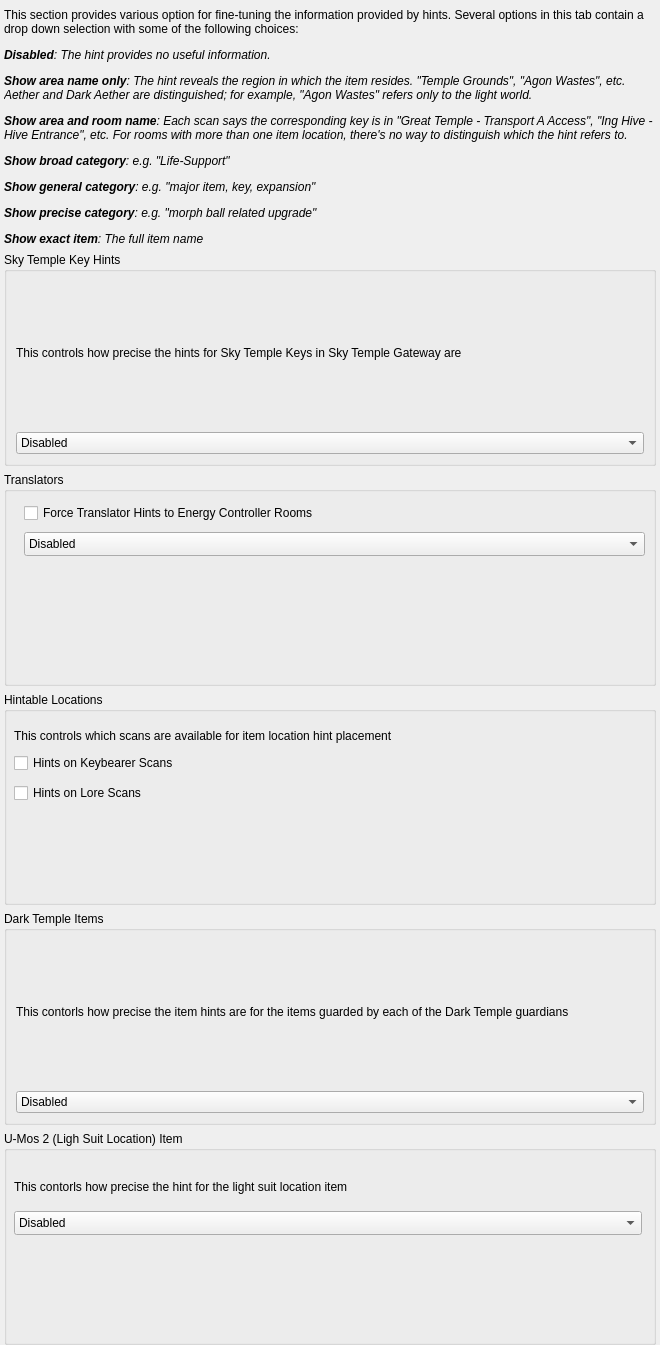
<?xml version="1.0" encoding="UTF-8"?>
<ui version="4.0">
 <class>PresetEchoesHints</class>
 <widget class="QMainWindow" name="PresetEchoesHints">
  <property name="geometry">
   <rect>
    <x>0</x>
    <y>0</y>
    <width>660</width>
    <height>1345</height>
   </rect>
  </property>
  <property name="windowTitle">
   <string>Hints</string>
  </property>
  <widget class="QWidget" name="centralWidget">
   <property name="maximumSize">
    <size>
     <width>16777215</width>
     <height>16777215</height>
    </size>
   </property>
   <layout class="QVBoxLayout" name="hint_layout">
    <property name="leftMargin">
     <number>4</number>
    </property>
    <property name="topMargin">
     <number>8</number>
    </property>
    <property name="rightMargin">
     <number>4</number>
    </property>
    <property name="bottomMargin">
     <number>0</number>
    </property>
    <item>
     <widget class="QLabel" name="hint_label">
      <property name="text">
       <string>&lt;html&gt;&lt;head/&gt;&lt;body&gt;&lt;p&gt;This section provides various option for fine-tuning the information provided by hints. Several options in this tab contain a drop down selection with some of the following choices:&lt;/p&gt;&lt;p&gt;&lt;span style=&quot; font-weight:600; font-style:italic;&quot;&gt;Disabled&lt;/span&gt;&lt;span style=&quot; font-style:italic;&quot;&gt;: The hint provides no useful information.&lt;/span&gt;&lt;/p&gt;&lt;p&gt;&lt;span style=&quot; font-weight:600; font-style:italic;&quot;&gt;Show area name only&lt;/span&gt;&lt;span style=&quot; font-style:italic;&quot;&gt;: The hint reveals the region in which the item resides. &amp;quot;Temple Grounds&amp;quot;, &amp;quot;Agon Wastes&amp;quot;, etc.&lt;br/&gt;Aether and Dark Aether are distinguished; for example, &amp;quot;Agon Wastes&amp;quot; refers only to the light world.&lt;/span&gt;&lt;/p&gt;&lt;p&gt;&lt;span style=&quot; font-weight:600; font-style:italic;&quot;&gt;Show area and room name&lt;/span&gt;&lt;span style=&quot; font-style:italic;&quot;&gt;: Each scan says the corresponding key is in &amp;quot;Great Temple - Transport A Access&amp;quot;, &amp;quot;Ing Hive - Hive Entrance&amp;quot;, etc. For rooms with more than one item location, there's no way to distinguish which the hint refers to.&lt;/span&gt;&lt;/p&gt;&lt;p&gt;&lt;span style=&quot; font-weight:700; font-style:italic;&quot;&gt;Show broad category&lt;/span&gt;&lt;span style=&quot; font-style:italic;&quot;&gt;: e.g. &amp;quot;Life-Support&amp;quot;&lt;/span&gt;&lt;/p&gt;&lt;p&gt;&lt;span style=&quot; font-weight:700; font-style:italic;&quot;&gt;Show general category&lt;/span&gt;&lt;span style=&quot; font-style:italic;&quot;&gt;: e.g. &amp;quot;major item, key, expansion&amp;quot;&lt;/span&gt;&lt;/p&gt;&lt;p&gt;&lt;span style=&quot; font-weight:700; font-style:italic;&quot;&gt;Show precise category&lt;/span&gt;&lt;span style=&quot; font-style:italic;&quot;&gt;: e.g. &amp;quot;morph ball related upgrade&amp;quot;&lt;/span&gt;&lt;/p&gt;&lt;p&gt;&lt;span style=&quot; font-weight:700; font-style:italic;&quot;&gt;Show exact item&lt;/span&gt;&lt;span style=&quot; font-style:italic;&quot;&gt;: The full item name&lt;/span&gt;&lt;/p&gt;&lt;/body&gt;&lt;/html&gt;</string>
      </property>
      <property name="wordWrap">
       <bool>true</bool>
      </property>
     </widget>
    </item>
    <item>
     <widget class="QGroupBox" name="stk_group">
      <property name="title">
       <string>Sky Temple Key Hints</string>
      </property>
      <layout class="QVBoxLayout" name="verticalLayout_9">
       <property name="leftMargin">
        <number>9</number>
       </property>
       <property name="topMargin">
        <number>9</number>
       </property>
       <property name="rightMargin">
        <number>9</number>
       </property>
       <property name="bottomMargin">
        <number>9</number>
       </property>
       <item>
        <widget class="QLabel" name="stk_label">
         <property name="text">
          <string>&lt;html&gt;&lt;head/&gt;&lt;body&gt;&lt;p&gt;This controls how precise the hints for Sky Temple Keys in Sky Temple Gateway are&lt;/p&gt;&lt;/body&gt;&lt;/html&gt;</string>
         </property>
         <property name="wordWrap">
          <bool>true</bool>
         </property>
        </widget>
       </item>
       <item>
        <widget class="QComboBox" name="stk_combo">
         <item>
          <property name="text">
           <string>Disabled</string>
          </property>
         </item>
         <item>
          <property name="text">
           <string>Show area name only</string>
          </property>
         </item>
         <item>
          <property name="text">
           <string>Show area and room name</string>
          </property>
         </item>
        </widget>
       </item>
      </layout>
     </widget>
    </item>
    <item>
     <widget class="QGroupBox" name="translator_group">
      <property name="title">
       <string>Translators</string>
      </property>
      <widget class="QCheckBox" name="translator_checkbox">
       <property name="geometry">
        <rect>
         <x>20</x>
         <y>30</y>
         <width>621</width>
         <height>22</height>
        </rect>
       </property>
       <property name="text">
        <string>Force Translator Hints to Energy Controller Rooms</string>
       </property>
      </widget>
      <widget class="QComboBox" name="translator_combo">
       <property name="geometry">
        <rect>
         <x>20</x>
         <y>60</y>
         <width>621</width>
         <height>24</height>
        </rect>
       </property>
       <item>
        <property name="text">
         <string>Disabled</string>
        </property>
       </item>
       <item>
        <property name="text">
         <string>Show broad category</string>
        </property>
       </item>
       <item>
        <property name="text">
         <string>Show general category</string>
        </property>
       </item>
       <item>
        <property name="text">
         <string>Show precise category</string>
        </property>
       </item>
       <item>
        <property name="text">
         <string>Show exact item</string>
        </property>
       </item>
      </widget>
     </widget>
    </item>
    <item>
     <widget class="QGroupBox" name="hint_location_group">
      <property name="title">
       <string>Hintable Locations</string>
      </property>
      <widget class="QCheckBox" name="keybearer_checkbox">
       <property name="geometry">
        <rect>
         <x>10</x>
         <y>60</y>
         <width>561</width>
         <height>22</height>
        </rect>
       </property>
       <property name="text">
        <string>Hints on Keybearer Scans</string>
       </property>
      </widget>
      <widget class="QCheckBox" name="lore_checkbox">
       <property name="geometry">
        <rect>
         <x>10</x>
         <y>90</y>
         <width>561</width>
         <height>22</height>
        </rect>
       </property>
       <property name="text">
        <string>Hints on Lore Scans</string>
       </property>
      </widget>
      <widget class="QLabel" name="hint_location_label">
       <property name="geometry">
        <rect>
         <x>10</x>
         <y>20</y>
         <width>563</width>
         <height>49</height>
        </rect>
       </property>
       <property name="text">
        <string>&lt;html&gt;&lt;head/&gt;&lt;body&gt;&lt;p&gt;This controls which scans are available for item location hint placement&lt;/p&gt;&lt;/body&gt;&lt;/html&gt;</string>
       </property>
      </widget>
     </widget>
    </item>
    <item>
     <widget class="QGroupBox" name="dark_temple_group">
      <property name="title">
       <string>Dark Temple Items</string>
      </property>
      <layout class="QVBoxLayout" name="verticalLayout_9">
       <property name="leftMargin">
        <number>9</number>
       </property>
       <property name="topMargin">
        <number>9</number>
       </property>
       <property name="rightMargin">
        <number>9</number>
       </property>
       <property name="bottomMargin">
        <number>9</number>
       </property>
       <item>
        <widget class="QLabel" name="dark_temple_label">
         <property name="text">
          <string>&lt;html&gt;&lt;head/&gt;&lt;body&gt;&lt;p&gt;This contorls how precise the item hints are for the items guarded by each of the Dark Temple guardians&lt;/p&gt;&lt;/body&gt;&lt;/html&gt;</string>
         </property>
        </widget>
       </item>
       <item>
        <widget class="QComboBox" name="dark_temple_combo">
         <item>
          <property name="text">
           <string>Disabled</string>
          </property>
         </item>
         <item>
          <property name="text">
           <string>Show broad category</string>
          </property>
         </item>
         <item>
          <property name="text">
           <string>Show general category</string>
          </property>
         </item>
         <item>
          <property name="text">
           <string>Show precise category</string>
          </property>
         </item>
         <item>
          <property name="text">
           <string>Show exact item</string>
          </property>
         </item>
        </widget>
       </item>
      </layout>
     </widget>
    </item>
    <item>
     <widget class="QGroupBox" name="twomos_group">
      <property name="title">
       <string>U-Mos 2 (Ligh Suit Location) Item</string>
      </property>
      <widget class="QLabel" name="twomos_label">
       <property name="geometry">
        <rect>
         <x>10</x>
         <y>20</y>
         <width>561</width>
         <height>73</height>
        </rect>
       </property>
       <property name="text">
        <string>&lt;html&gt;&lt;head/&gt;&lt;body&gt;&lt;p&gt;This contorls how precise the hint for the light suit location item&lt;/p&gt;&lt;/body&gt;&lt;/html&gt;</string>
       </property>
      </widget>
      <widget class="QComboBox" name="twomos_combo">
       <property name="geometry">
        <rect>
         <x>10</x>
         <y>80</y>
         <width>628</width>
         <height>24</height>
        </rect>
       </property>
       <item>
        <property name="text">
         <string>Disabled</string>
        </property>
       </item>
       <item>
        <property name="text">
         <string>Show broad category</string>
        </property>
       </item>
       <item>
        <property name="text">
         <string>Show general category</string>
        </property>
       </item>
       <item>
        <property name="text">
         <string>Show precise category</string>
        </property>
       </item>
       <item>
        <property name="text">
         <string>Show exact item</string>
        </property>
       </item>
      </widget>
     </widget>
    </item>
   </layout>
  </widget>
 </widget>
 <layoutdefault spacing="6" margin="11"/>
 <resources/>
 <connections/>
</ui>
